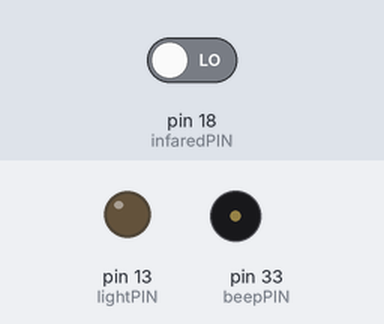
Recording of a program running on a simulated Raspberry Pi (header pin numbers). Shown: output pins drawn as LEDs (lit = HIGH), buzzer (waves = sounding, pin HIGH). The inputs (shaded band) are chosen by the test bench; at power-on: pin 18 (infaredPIN) LOW. What the program prints to the terminal is not drawn.

Above: at 1.2 s.
1.3 s: pin 18 (infaredPIN) driven HIGH
At 1.55 s:
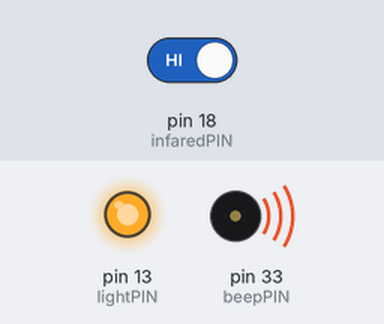
4.3 s: pin 18 (infaredPIN) driven LOW
At 4.3 s:
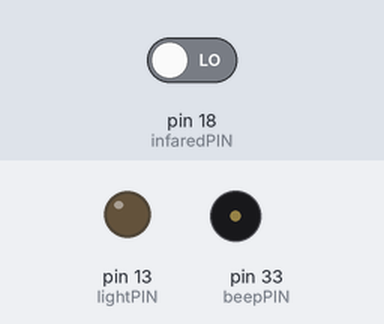
Timing chart, 0 to 7.3 s (numbered marks = the images above; inputs shaded):
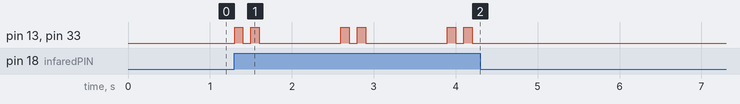

The program:

app.py
```python
import RPi.GPIO as GPIO
import time
import threading

infaredPIN = 18
beepPIN = 33
lightPIN = 13
status = 0

GPIO.setmode(GPIO.BOARD)

GPIO.setup(infaredPIN, GPIO.IN)
GPIO.setup(beepPIN, GPIO.OUT)
GPIO.setup(lightPIN, GPIO.OUT)

def my_callback(channel):
    status = GPIO.input(channel)
    if(status):
        GPIO.output(beepPIN, GPIO.HIGH)
        GPIO.output(lightPIN, GPIO.HIGH)
        time.sleep(0.1)
        GPIO.output(beepPIN, GPIO.LOW)
        GPIO.output(lightPIN, GPIO.LOW)
        time.sleep(0.1)
        GPIO.output(beepPIN, GPIO.HIGH)
        GPIO.output(lightPIN, GPIO.HIGH)
        time.sleep(0.1)
        GPIO.output(beepPIN, GPIO.LOW)
        GPIO.output(lightPIN, GPIO.LOW)
        time.sleep(1)
        my_callback(18)
    else:
        GPIO.output(beepPIN, GPIO.LOW)
        GPIO.output(lightPIN, GPIO.LOW)
        return

GPIO.add_event_detect(infaredPIN, GPIO.BOTH, callback=my_callback, bouncetime=200)

try:
    while True:
        print("I'm watching")
        time.sleep(5)

except KeyboardInterrupt:
    pass

GPIO.cleanup()
```

Measured:
- after the input at 1.3 s, pin 13 (lightPIN), pin 33 (beepPIN): LOW → HIGH at once, then repeats every 1.3 s: LOW 0.10 s, HIGH 0.10 s, LOW 1.0 s, HIGH 0.10 s
- after the input at 4.3 s, pin 13 (lightPIN), pin 33 (beepPIN): stops changing and stays LOW
